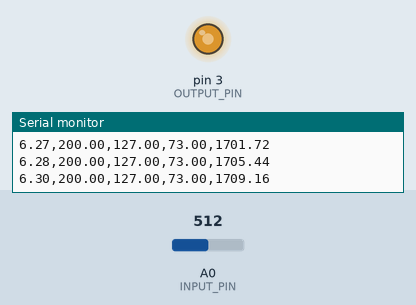
This sketch was run on a simulated Arduino Uno, built with avr-gcc and run on an emulated ATmega328P. Shown: output pins drawn as LEDs (lit = HIGH), the last lines printed to the serial monitor. The inputs (shaded band) are chosen by the test bench; at power-on: A0 (INPUT_PIN) = 512.

Above: at 6.3 s.
6.4 s: A0 (INPUT_PIN) set to 43
At 7.11 s:
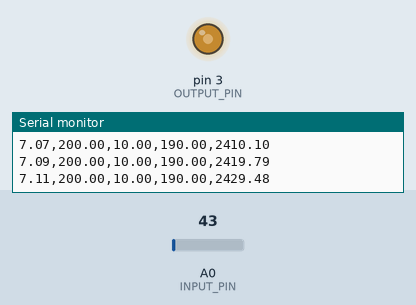
9.4 s: A0 (INPUT_PIN) set to 38
At 10.19 s:
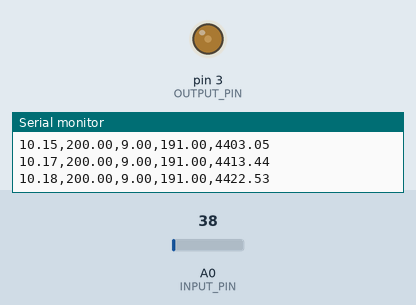
12.4 s: A0 (INPUT_PIN) set to 6
At 13.58 s:
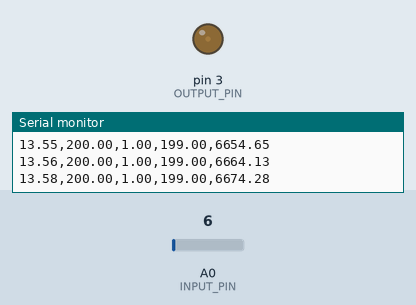
15.4 s: A0 (INPUT_PIN) set to 3
Timing chart, 0 to 19.4 s (numbered marks = the images above; inputs shaded):
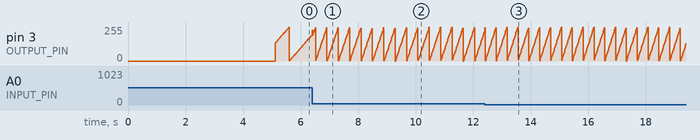

Measured:
- the behaviour switches between 41 and 40 on A0 (INPUT_PIN) (found by bisection; images 1 and 2)
- by itself, pin 3 (OUTPUT_PIN): ramps from 0/255 to 255/255 and jumps back, once every 0.38 s

The sketch:

pid_controller_arduino_uno.ino
```cpp
const int INPUT_PIN = A0;  // Analog input pin (sensor)
const int OUTPUT_PIN = 3;  // PWM output pin (controller)
const int POT_PIN = A1;    // Pin where the potentiometer is connected

double dt, last_time;
double integral, previous, output = 0;
double kp, ki, kd;
double setpoint = 200.00;  // If using a variable setpoint with the potentiometer, comment out this line
//double setpoint;
unsigned long startTime;   // To store the start time
unsigned long currentTime; // To calculate the current time

void setup()
{
  kp = 2.0;
  ki = 1.7;
  kd = 0.003;
  last_time = 0;
  Serial.begin(115200);
  analogWrite(OUTPUT_PIN, 0);  // Initializes the output to 0
  startTime = millis();  // Store the start time for time tracking

  // Initial loop to print zeros for system setup phase
  for (int i = 0; i < 50; i++)
  {
    currentTime = (millis() - startTime) / 1000.0;  // Elapsed time in seconds
    Serial.print(currentTime);  // Print elapsed time
    Serial.print(",");
    Serial.println(0);  // Print initial output (0) to establish a baseline
    delay(100);
  }
  delay(100);  // Small delay to allow the system to stabilize
}

void loop()
{
  // Reads the value of the potentiometer (between 0 and 1023) and adjusts the setpoint dynamically.
  // Comment out the line below if you want to use a fixed setpoint value
  //setpoint = map(analogRead(POT_PIN), 0, 1023, 0, 255);  // Adjusts the setpoint between 0 and 255 (adjust as necessary)

  double now = millis();
  dt = (now - last_time) / 1000.00;  // Calculates the time interval (dt)
  last_time = now;

  // Reads the sensor value (from 0 to 1023) and maps it to the range of 0 to 255
  double actual = map(analogRead(INPUT_PIN), 0, 1023, 0, 255);
  double error = setpoint - actual;

  // Use the error in the PID calculation
  output = pid(error);  // Calculates the PID output value

  analogWrite(OUTPUT_PIN, output);  // Applies the calculated output

  // Send the elapsed time, setpoint, actual, error, and output to the Serial Plotter
  currentTime = millis() - startTime;  // Calculate the time elapsed since the start
  Serial.print(currentTime / 1000.0);  // Print the elapsed time in seconds
  Serial.print(",");                   // Comma separator
  Serial.print(setpoint);              // Print the setpoint value
  Serial.print(",");
  Serial.print(actual);                // Print the actual sensor value
  Serial.print(",");
  Serial.print(error);                 // Print the error
  Serial.print(",");
  Serial.println(output);              // Print the PID output value

  delay(12);  // Insert delay in the circuit (optional, but usually set to a small value)
}

double pid(double error)
{
  double proportional = error;
  integral += error * dt;  // Updates the integral term

  double derivative = (error - previous) / dt;  // Calculates the derivative term
  previous = error;

  double output = kp * ((proportional) + (ki * integral) + (kd * derivative));  // PID Ideal (ISA) summation

  return output;
}
```
